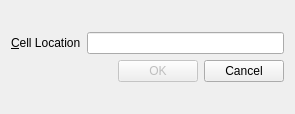
<?xml version="1.0" encoding="UTF-8"?>
<ui version="4.0">
 <class>SimpleDialog</class>
 <widget class="QDialog" name="SimpleDialog">
  <property name="geometry">
   <rect>
    <x>0</x>
    <y>0</y>
    <width>295</width>
    <height>114</height>
   </rect>
  </property>
  <property name="windowTitle">
   <string>Go To Cell</string>
  </property>
  <layout class="QVBoxLayout" name="verticalLayout_2">
   <item>
    <layout class="QVBoxLayout" name="verticalLayout">
     <item>
      <layout class="QHBoxLayout" name="horizontalLayout">
       <item>
        <widget class="QLabel" name="label">
         <property name="text">
          <string>&amp;Cell Location</string>
         </property>
         <property name="buddy">
          <cstring>lineEdit</cstring>
         </property>
        </widget>
       </item>
       <item>
        <widget class="QLineEdit" name="lineEdit"/>
       </item>
      </layout>
     </item>
     <item>
      <layout class="QHBoxLayout" name="horizontalLayout_2">
       <item>
        <spacer name="horizontalSpacer">
         <property name="orientation">
          <enum>Qt::Horizontal</enum>
         </property>
         <property name="sizeHint" stdset="0">
          <size>
           <width>40</width>
           <height>20</height>
          </size>
         </property>
        </spacer>
       </item>
       <item>
        <widget class="QPushButton" name="okButton">
         <property name="enabled">
          <bool>false</bool>
         </property>
         <property name="text">
          <string>OK</string>
         </property>
         <property name="default">
          <bool>true</bool>
         </property>
        </widget>
       </item>
       <item>
        <widget class="QPushButton" name="cancelButton">
         <property name="text">
          <string>Cancel</string>
         </property>
         <property name="default">
          <bool>false</bool>
         </property>
        </widget>
       </item>
      </layout>
     </item>
    </layout>
   </item>
  </layout>
 </widget>
 <tabstops>
  <tabstop>lineEdit</tabstop>
  <tabstop>okButton</tabstop>
  <tabstop>cancelButton</tabstop>
 </tabstops>
 <resources/>
 <connections/>
</ui>
